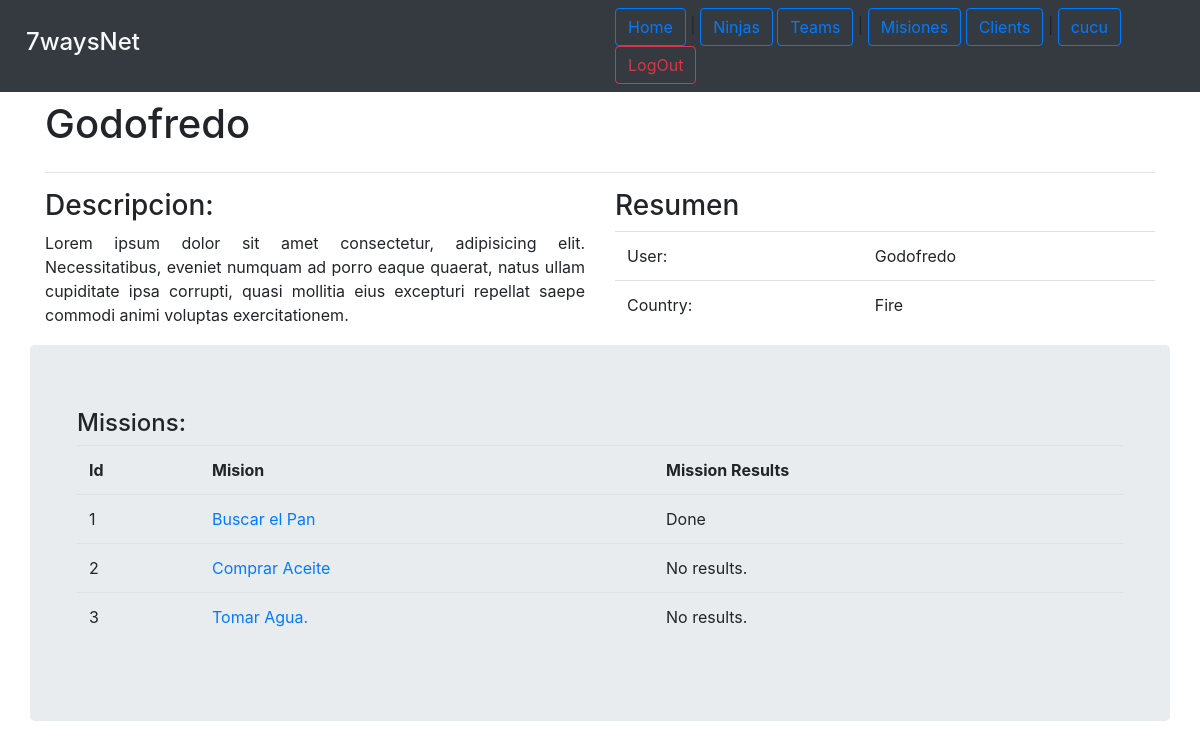
Screenshot of /missions/client/1 (signed in) with the database file from the repository.
### missions/models.py (models this page shows, shortened)
class Client(models.Model):
    name = models.CharField(max_length=200)
    country = models.CharField(max_length=200)
    user = models.OneToOneField(User,on_delete=models.CASCADE)
    def missions(self):
        return Mission.objects.filter(client_id=self.pk )

class Mission(models.Model):
    name = models.CharField(max_length=200)
    description = models.TextField()
    rank = models.CharField(max_length=10)
    reward = models.IntegerField()
    available = models.BooleanField(default=True)
    client = models.ForeignKey(Client, on_delete=models.CASCADE)
    team = models.ForeignKey(Team, on_delete=models.CASCADE, default=None, blank=True,null=True)
    inventory = models.OneToOneField(Inventory, on_delete=models.CASCADE, default=None, null=True, blank=True)
    leader = models.ForeignKey(JouninNinja, on_delete=models.CASCADE, default=None, blank=True,null=True)
    def missionResults(self):
        return MissionResult.objects.get(mission_id=self.pk)

class MissionResult(models.Model):
    result = models.CharField(max_length=200)
    begin_date = models.DateField()
    end_date = models.DateField()
    mission = models.ForeignKey(Mission, on_delete=models.CASCADE)

### missions/views.py (the view)
# urls.py: path('client/<int:pk>', views.ClientProfileView.as_view() , name='profile'),
class ClientProfileView(generic.DetailView):
    model = Client
    template_name = "missions/profile.html"

### missions/templates/missions/profile.html (shortened to what this page needs)
{% extends 'base.html' %}
{% block header %}
<div class="page-header">
    <h1 class="display-5">
        {{client.name}}
    </h1>
</div>
{% endblock %}
{% block content %}
<div class="row" >
    <div class="col-md-6">
        <h3>Descripcion: </h3>
        <p class="text-justify">Lorem ipsum dolor sit amet consectetur, adipisicing elit. Necessitatibus, eveniet numquam ad porro eaque quaerat, natus ullam cupiditate ipsa corrupti, quasi mollitia eius excepturi repellat saepe commodi animi voluptas exercitationem.</p>
    </div>
    <div class="col-md-6">
        <h3>Resumen</h3>
        <table class="table">
            <tr>
                <td>User: </td> <td>{{ client.user }}</td>
            </tr>
            <tr>
                <td> Country: </td> <td>{{client.country}}</td>
            </tr>
        </table>
    </div>
</div>
    <div class="row jumbotron">
        <div class="col-md-12">
            {% if client.missions %}
            <h4>Missions:</h4>
            <table class="table">
                <tr>
                    <th>Id</th> <th>Mision</th> <th>Mission Results</th>
                </tr>
                {% for m in client.missions %}
                    <tr>
                        <td>{{m.pk}}</td> <td> <a href="{% url 'missions:mission_details' m.pk %}"> {{m.name}}</a> </td>
                        <td>
                            {% if m.missionResults %}
                                {{m.missionResults.result}}
                            {% else %}
                                No results.
                            {% endif %}
                        </td>
                    </tr>
                {% endfor %}
                </table>
                {% else %}
                <div class="text-center">
                    <p class="lead">
                        There is no info about missions.
                    </p>
                </div>
                {% endif %}
            </div>
        </div>
{% endblock %}

### templates/base.html (shortened to what this page needs)
<!DOCTYPE html>
<html lang="en">
<head>
    {% load static %}
    <link rel="stylesheet" type="text/css" href="{% static 'bootstrap.min.css' %}">
    <link rel="stylesheet" type="text/css" href="{% static 'mystyle.css' %}" >
</head>
<body>
    <div class="fixedclass">
    <div class="navbar bg-dark">
        <div class="container-fluid">
                <div class="col-md-1 text-light"><h4>7waysNet</h4></div>
                <div class="col-md-6">
                        <a class="btn btn-outline-primary" href="{% url 'index' %}">Home</a> |
                        <a class="btn btn-outline-primary" href="{% url 'ninjas:show_all_ninjas' %}">Ninjas</a>
                        <a class="btn btn-outline-primary" href="{% url 'ninjas:show_all_teams' %}">Teams</a> |
                        <a class="btn btn-outline-primary" href="{% url 'missions:show_all_missions' %}">Misiones</a>
                        <a class="btn btn-outline-primary" href="{% url 'missions:show_all_clients' %}">Clients</a> |
                        {% if user.is_authenticated %}
                            {% if user.ninja %}
                                <a class="btn btn-outline-primary" href="{% url 'ninjas:profile' user.ninja.pk %}">{{user.username}}</a>
                            {% elif user.client%}
                                <a class="btn btn-outline-primary" href="{% url 'missions:profile' user.client.pk %}">{{user.username}}</a>
                            {% else %}
                            <a class="btn btn-outline-primary" href="/admin/">{{user.username}}</a>
                            {% endif %}
                            <a class="btn btn-outline-danger" href="{% url 'logout' %}">LogOut</a>
                        {% else %}
                             <a class="btn btn-outline-primary" href="{% url 'login'%}">LogIn</a>
                        {% endif %}
                </div>
            </div>
        </div>
    </div>
    <div class="space"></div>
    <div class="container">
    {% block header %}
    {% endblock %}
    <hr>
    </div>
    <div class="container">
        {% block content %}{% endblock %}
    </div>
</body>
</html>

### static/mystyle.css (style rules this page uses)
.space { height: 100px; }
.fixedclass { width: 100%; position: fixed; z-index: 10; }
.page-header { display: flex; justify-content: space-between; align-items: center; }

### rows the page displays
Client: name "Godofredo", user "Godofredo", country "Fire"
Mission: pk "1", name "Buscar el Pan", missionResults.result "Done"
Mission: pk "2", name "Comprar Aceite", shows "No results."
Mission: pk "3", name "Tomar Agua.", shows "No results."

### other values shown
{{ user.username }} "cucu"
